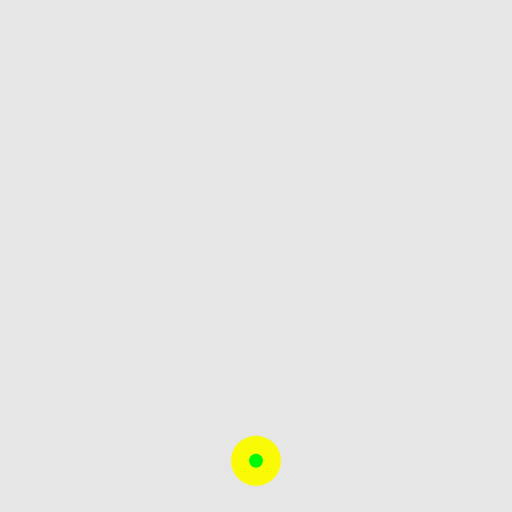
Frame 1 (no input)
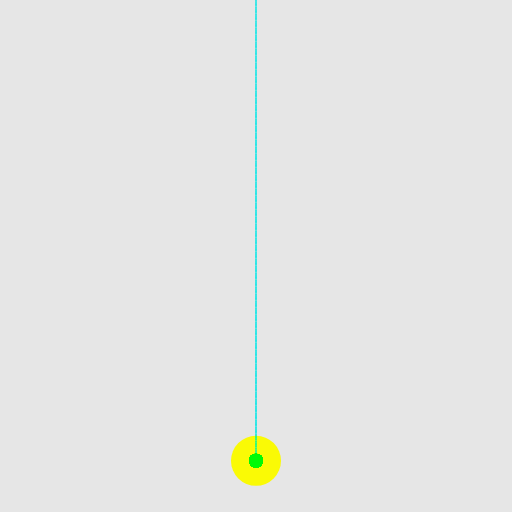
Frame 60 (no input)
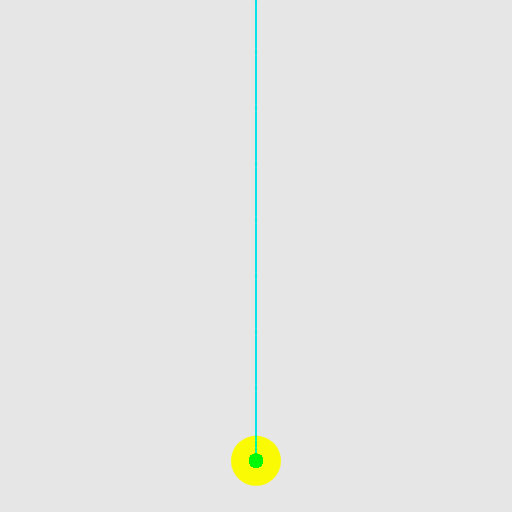
Frame 120 (the mouse pressed at the canvas centre since frame 60)

The p5.js sketch that drew these frames (run headless with seeded random() and noise() and a simulated clock; from frame 60 on, the mouse is pressed at the canvas centre):

// p5.js sketch
// ── sketch.js
// collatz
// prueba 3
// 4-6-23

const velocidad = 1;
let escala = 0.7;

let largo = 2;
let anguloPar = 0.15;
let anguloImpar = -0.15;

let num, sec, pasos, ang;

let o_x, o_y; // origen
let p_x, p_y; // puntero
let d_x, d_y; // desplazamiento

let saltar = false;

function setup() {
  createCanvas(512, 512);

  num = 4;
  sec = num;
  pasos = 0;
  
  o_x = width / 2;
  o_y = height * 9/ 10;
    
  p_x = o_x;
  p_y = p_y;
    
  d_x = 0;
  d_y = 0;
  
  
  
  background(230);
  translate(o_x, o_y);
  
  fill(250, 250, 5);
  noStroke();
  circle(0, 0, 50);
  
}

function draw() {
  translate(o_x, o_y);
  scale(escala);
  
  fill(0, 250, 5);
  noStroke();
  circle(0, 0, 20);
  
  // numeros por cada frame
  for (let i = velocidad * 10; i >= 1; i--) {
    
    // primer collatz
    for (let j = 0; j < 1000; j++) {
      
      if (j == 1000) console.log("j=mil sec: " + sec);
      if (sec == 1) console.log("sec.=1 j: " + j);
      
      console.log("fr: " + frameCount + "  __num: " +
      num + "  __pasos: " + pasos + "  __sec: " + sec +
      "  __fps: " + frameRate());
      
      if (sec > 1) {
        
        // saltar pq numero grande
        if (sec * 3 + 1 > Number.MAX_VALUE) saltar = true;
        else {

          // calculo
          if (sec % 2 == 0) sec /= 2;
          else sec = sec * 3 + 1;

          // pasos
          if (sec <= 1) j = 1000;
          else pasos++;
          
        } // cierra if saltar  
      } // cierra if sec mayor que 1
      
      else {
        //j = 1000;
        sec = num;
        pasos++;
      } // cierra if sec igual a 1
      
    } // cierra primer collatz
    
    // saltar pq muchos pasos
    if (sec != 1) saltar = true;
    
    if (!saltar) {
    
      stroke(0, 255, 255, 100);
      strokeWeight(0.1);
      
      console.log("num en segundo collatz: " + num + "  __p: " + pasos);
      
      // segundo collatz
      for (let k = 0; k < pasos; k++) {  
        
        // desplazamiento
        translate(d_x, d_y);
        rotate(ang);
        
        // render cyan
        line(0, 0, 0, -largo);
        
        // calculo
        if (sec % 2 == 0) {
          sec /= 2;
          ang += anguloPar;  
        }
        else {
          sec = sec * 3 + 1;
          ang += anguloImpar;
        }
        
        //actualizar
        d_x = 0;
        d_y = -largo;

        p_x += d_x + o_x;
        p_y += d_y + o_y;  
      
      } // cierra segundo collatz
    
      sec = num;
    
      for (let l = 0; l < pasos; l++) {
      // desplazamiento final
      
      } // cierra tercer collatz 
      
    } // cierra if saltar
    
    num++;
    pasos = 0;
    
  } // cierra for velocidad
}

function keyPressed() {
  
  if (key == "p" || key == "P") {
    console.log("--- P ---");
    noLoop();
  }
  
  if (key == "l" || key == "L") {
    console.log("--- L ---");
    loop();
  }
}
